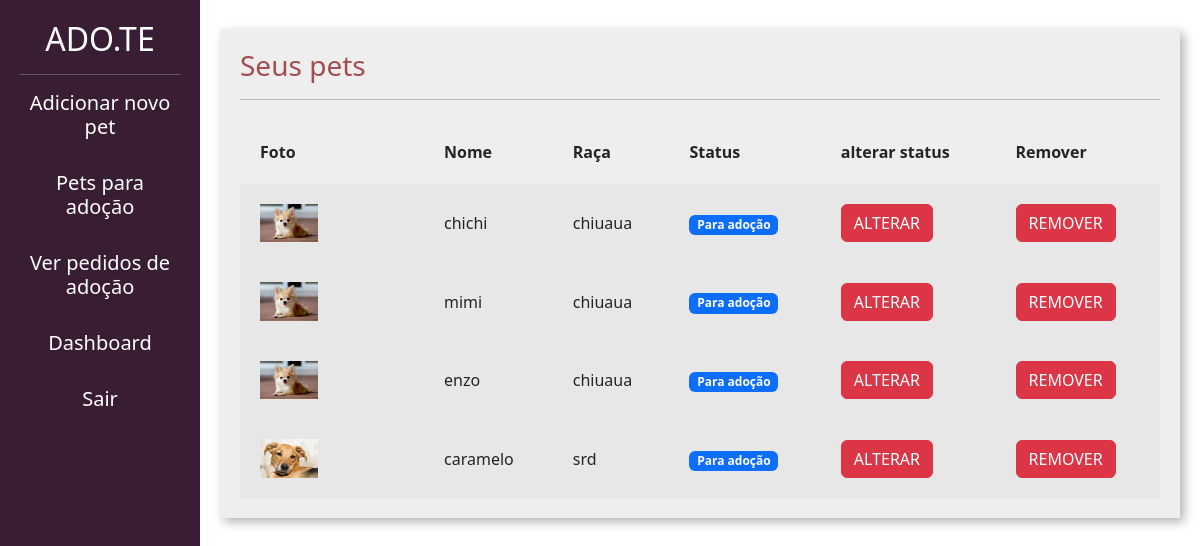
The page /divulgar/seus_pets/ (signed in) on the database as committed earlier.
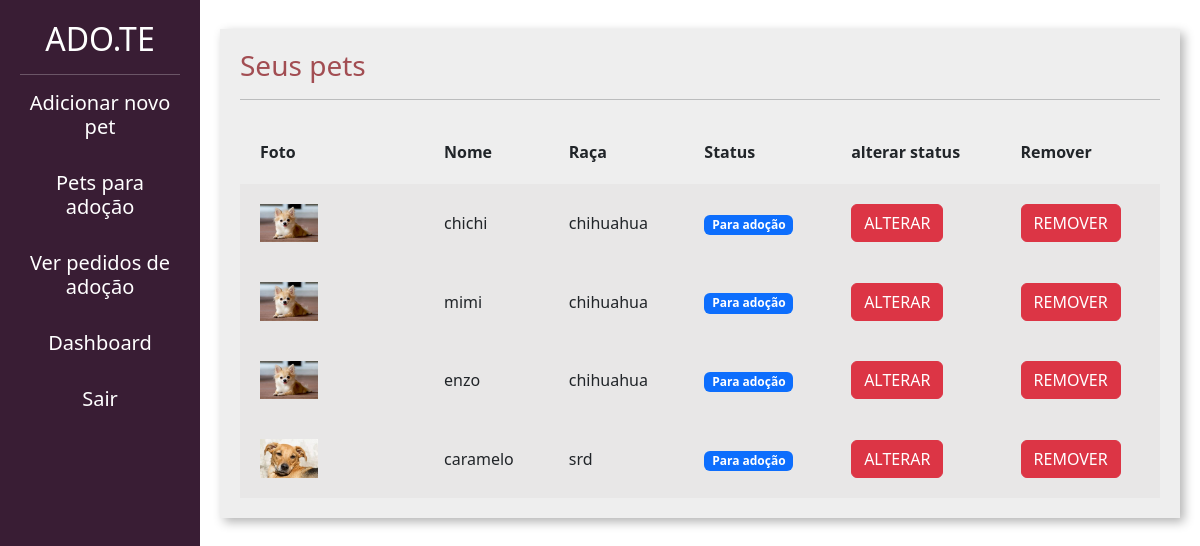
The same page on the database as committed later.
### divulgar/models.py (models this page shows, shortened)
class Pet(models.Model):
    choises_status = (('P','Para adoção'),
                      ('A','Adotado'))
    usuario = models.ForeignKey(User, on_delete=models.DO_NOTHING)
    foto = models.ImageField(upload_to="fotos_pets")
    nome = models.CharField(max_length=100)
    descricao = models.TextField()
    estado = models.CharField(max_length=50)
    cidade = models.CharField(max_length=50)
    telefone = models.CharField(max_length=14)
    tags = models.ManyToManyField(Tag)
    raca = models.ForeignKey(Raca, on_delete=models.DO_NOTHING)
    status = models.CharField(max_length=1, choices=choises_status, default='P')

class Raca(models.Model):
    raca = models.CharField(max_length=50)
    def __str__(self):
        return self.raca

### divulgar/views.py (the view)
# urls.py: path('seus_pets/', views.seus_pets, name="seus_pets"),
@login_required
def seus_pets(request):
    if request.method == "GET":
        pets = Pet.objects.filter(usuario=request.user)
        return render(request, 'seus_pets.html', {'pets':pets})

### divulgar/templates/seus_pets.html (shortened to what this page needs)
{% load static %}
<!doctype html>
<html lang="pt-BR">
    <head>
    <link href="https://cdn.jsdelivr.net/npm/bootstrap@5.3.0-alpha1/dist/css/bootstrap.min.css" rel="stylesheet">
    <link href="{% static 'usuarios/css/cadastro.css' %}" rel="stylesheet">
    <link href="{% static 'divulgar/css/novo_pet.css' %}" rel="stylesheet">
    <link href="{% static 'divulgar/css/seus_pet.css' %}" rel="stylesheet">
    </head>
    <body>
        <div class="container-fluid">
            <div class="row">
                <div class="col-md-2 bg-side sidebar">
                    <h2>ADO.TE</h2>
                    <hr>
                    <a href="{%  url 'novo_pet' %}" style="text-decoration: none; color: #fff;"><h5>Adicionar novo pet</h5></a>
                    <br>
                    <a href="{%  url 'listar_pets' %}" style="text-decoration: none; color: #fff;" ><h5>Pets para adoção </h5></a>
                    <br>
                    <a href="{%  url 'ver_pedido_adocao' %}" style="text-decoration: none; color: #fff;" ><h5>Ver pedidos de adoção</h5></a>
                    <br>
                    <a href="{%  url 'dashboard' %}" style="text-decoration: none; color: #fff;" ><h5>Dashboard</h5></a>
                    <br>
                    <a href="{%  url 'sair' %}" style="text-decoration: none; color: #fff;" ><h5>Sair</h5></a>
                    <br>
                </div>
                <div class="col-md">
                    <div class="wrapper">
                        <div class="box width80">
                            <h3 class="font-vinho">Seus pets</h3>
                            <hr>
                             <table class="tabela" cellpadding="20">
                                <tr>
                                    <th>Foto</th>
                                    <th>Nome</th>
                                    <th>Raça</th>
                                    <th>Status</th>
                                    <th>alterar status</th>
                                    <th>Remover</th>
                                </tr>
                                    {% for pet in pets %}
                                    <tr class="tabela-linha">
                                            <td width="20%">
                                                <img width="40%" src="{{pet.foto.url}}">
                                            </td>
                                            <td>
                                                {{pet.nome}}
                                            </td>
                                            <td>
                                                {{pet.raca}}
                                            </td>
                                            <td>
                                                {% if pet.status == "P" %}
                                                    <span class="badge text-bg-primary">Para adoção</span>
                                                {% elif pet.status == "A" %}
                                                    <span class="badge bg-secondary">Adotado</span>
                                                    {% endif %}
                                            </td>
                                            <td>
                                                <a href="{%  url 'alterar status' pet.id %}" class="btn btn-danger">ALTERAR</a>
                                            </td>
                                            <td>
                                                <a href="{%  url 'remover_pet' pet.id %}" class="btn btn-danger">REMOVER</a>
                                            </td>
                                    </tr>
                                    {% endfor %}
                            </table>
                        </div>
                    </div>
                </div>
            </div>
        </div>
    </body>
</html>

Rows that differ between the two databases and show on the page:
changed through a linked row, Pet "chichi": raca "chiuaua" → "chihuahua"
changed through a linked row, Pet "mimi": raca "chiuaua" → "chihuahua"
changed through a linked row, Pet "enzo": raca "chiuaua" → "chihuahua"
